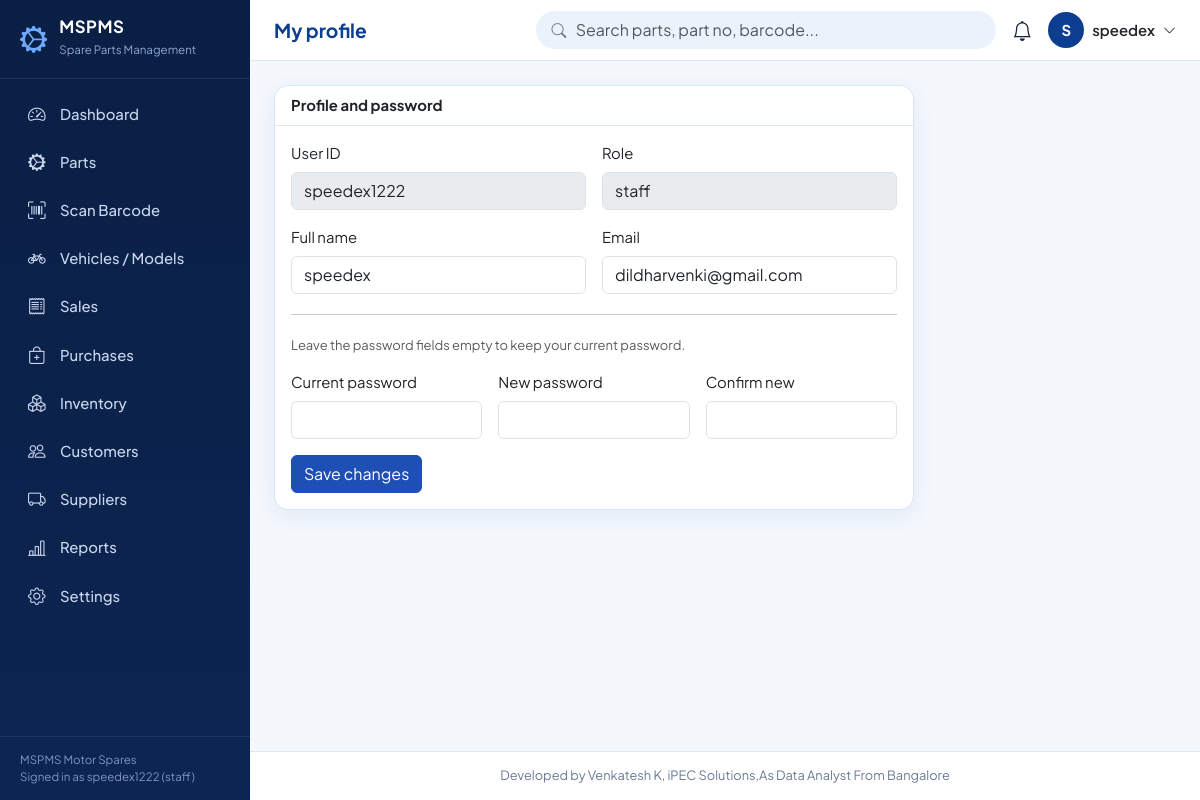
Screenshot of /profile (signed in) with the database file from the repository.
### tables this page shows
CREATE TABLE settings (
    key   TEXT PRIMARY KEY,
    value TEXT
);

CREATE TABLE users (
    id            INTEGER PRIMARY KEY AUTOINCREMENT,
    username      TEXT NOT NULL UNIQUE COLLATE NOCASE CHECK (length(username) >= 3),
    password_hash TEXT NOT NULL,
    full_name     TEXT NOT NULL,
    email         TEXT,
    role          TEXT NOT NULL DEFAULT 'staff' CHECK (role IN ('admin','manager','staff')),
    active        INTEGER NOT NULL DEFAULT 1 CHECK (active IN (0,1)),
    created_at    TEXT NOT NULL DEFAULT (datetime('now','localtime'))
);

### app.py (the view, shortened to what this page needs)
@app.route("/profile", methods=["GET", "POST"])
def profile():
    return render_template("profile.html")

### app.py (called while the page is built)
def get_db():
    if "db" not in g:
        g.db = sqlite3.connect(DB_PATH)
        g.db.row_factory = sqlite3.Row
        g.db.execute("PRAGMA foreign_keys = ON")
    return g.db

def qall(sql, args=()):
    return get_db().execute(sql, args).fetchall()

def qone(sql, args=()):
    return get_db().execute(sql, args).fetchone()

def S(key, default=""):
    row = qone("SELECT value FROM settings WHERE key=?", (key,))
    return row["value"] if row and row["value"] is not None else default

@app.template_global()
def csrf_token():
    if "_csrf" not in session:
        session["_csrf"] = secrets.token_hex(16)
    return session["_csrf"]

@app.template_global()
def csrf_input():
    return Markup(f'<input type="hidden" name="csrf_token" value="{csrf_token()}">')

@app.before_request
def before_request():
    g.user = None
    if session.get("uid"):
        g.user = qone("SELECT * FROM users WHERE id=? AND active=1", (session["uid"],))
        if g.user is None:
            session.pop("uid", None)
    if request.endpoint in (None, "static"):
        return None
    if request.method == "POST":  # CSRF protection for every POST
        token = request.form.get("csrf_token") or request.headers.get("X-CSRF-Token") or ""
        if not session.get("_csrf") or not secrets.compare_digest(token, session["_csrf"]):
            abort(400)
    if g.user is None and request.endpoint not in ("login", "signup"):
        if request.path.startswith("/api/"):
            return jsonify(error="Login required"), 401
        return redirect(url_for("login", next=request.path if request.method == "GET" else None))
    return None

@app.context_processor
def inject_globals():
    ctx = dict(CREDIT=CREDIT, shop_name=S("shop_name", "MSPMS"))
    if g.get("user"):
        ctx["low_count"] = qone(f"SELECT COUNT(*) c FROM ({PARTS_SQL}) WHERE total_qty <= reorder_level")["c"]
        ctx["low_list"] = qall(f"{PARTS_SQL} WHERE COALESCE(t.q,0) <= p.reorder_level ORDER BY total_qty LIMIT 6")
    return ctx

### templates/profile.html
{% extends 'base.html' %}
{% block title %}My profile{% endblock %}
{% block content %}
<div class="card" style="max-width:640px"><div class="card-header">Profile and password</div>
<form method="post" class="card-body vstack gap-3 needs-validation" novalidate>{{ csrf_input() }}
  <div class="row g-3"><div class="col-sm-6"><label class="form-label">User ID</label><input class="form-control" value="{{ g.user.username }}" disabled></div>
    <div class="col-sm-6"><label class="form-label">Role</label><input class="form-control" value="{{ g.user.role }}" disabled></div></div>
  <div class="row g-3"><div class="col-sm-6"><label class="form-label">Full name</label><input class="form-control" name="full_name" value="{{ g.user.full_name }}" required></div>
    <div class="col-sm-6"><label class="form-label">Email</label><input type="email" class="form-control" name="email" value="{{ g.user.email or '' }}"></div></div>
  <hr class="my-1"><div class="small text-muted">Leave the password fields empty to keep your current password.</div>
  <div class="row g-3"><div class="col-sm-4"><label class="form-label">Current password</label><input type="password" class="form-control" name="current_password" autocomplete="current-password"></div>
    <div class="col-sm-4"><label class="form-label">New password</label><input type="password" class="form-control" name="new_password" minlength="6" autocomplete="new-password"></div>
    <div class="col-sm-4"><label class="form-label">Confirm new</label><input type="password" class="form-control" name="confirm" autocomplete="new-password"></div></div>
  <div><button class="btn btn-primary">Save changes</button></div>
</form></div>
{% endblock %}

### templates/base.html (shortened to what this page needs)
<!doctype html>
<html lang="en">
<head>
  <link href="https://cdn.jsdelivr.net/npm/bootstrap@5.3.3/dist/css/bootstrap.min.css" rel="stylesheet">
  <link href="https://cdn.jsdelivr.net/npm/bootstrap-icons@1.11.3/font/bootstrap-icons.min.css" rel="stylesheet">
  <link href="{{ url_for('static', filename='css/style.css') }}" rel="stylesheet">
</head>
<body>
{% set nav = [
  ('/', 'Dashboard', 'speedometer2'), ('/parts', 'Parts', 'gear-wide-connected'), ('/scan', 'Scan Barcode', 'upc-scan'),
  ('/bikes', 'Vehicles / Models', 'bicycle'), ('/sales', 'Sales', 'receipt'), ('/purchases', 'Purchases', 'bag-plus'),
  ('/inventory', 'Inventory', 'boxes'), ('/customers', 'Customers', 'people'), ('/suppliers', 'Suppliers', 'truck'),
  ('/reports', 'Reports', 'bar-chart-line'), ('/settings', 'Settings', 'gear')] %}
<aside class="sidebar" id="sidebar" aria-label="Main navigation">
  <div class="brand"><i class="bi bi-gear-wide-connected"></i><div><b>MSPMS</b><small>Spare Parts Management</small></div></div>
  <nav>
    {% for href, label, icon in nav %}
    <a href="{{ href }}" class="{{ 'active' if (request.path == '/' if href == '/' else request.path.startswith(href)) }}"><i class="bi bi-{{ icon }}"></i>{{ label }}</a>
    {% endfor %}
  </nav>
  <div class="side-foot">{{ shop_name }}<br>Signed in as {{ g.user.username }} ({{ g.user.role }})</div>
</aside>
<div class="main">
  <header class="topbar no-print">
    <h1 class="page-title">{% block page_title %}{{ self.title() }}{% endblock %}</h1>
    <div class="gsearch d-none d-sm-block">
      <i class="bi bi-search"></i>
      <form action="{{ url_for('parts_list') }}" method="get" autocomplete="off">
        <input class="form-control" id="globalSearch" name="q" placeholder="Search parts, part no, barcode..." aria-label="Search parts">
      </form>
    </div>
    <div class="dropdown ms-auto ms-sm-0">
      <a href="#" class="bell" data-bs-toggle="dropdown" aria-label="Notifications"><i class="bi bi-bell"></i>
        {% if low_count %}<span class="badge rounded-pill bg-danger">{{ low_count }}</span>{% endif %}</a>
    </div>
    <div class="dropdown">
      <a href="#" class="d-flex align-items-center gap-2 text-decoration-none text-dark" data-bs-toggle="dropdown" aria-label="User menu">
        <span class="avatar">{{ g.user.full_name[:1]|upper }}</span><span class="d-none d-md-inline fw-semibold">{{ g.user.full_name }}</span><i class="bi bi-chevron-down small"></i></a>
    </div>
  </header>
  <main class="content">
    {% block content %}{% endblock %}
  </main>
  <footer class="app-footer">{{ CREDIT }}</footer>
</div>
</body>
</html>

### static/css/style.css (style rules this page uses)
:root { --navy:#0A1F44; --royal:#0B3D91; --blue:#1E4FB5; --panel:#EAF2FB; --bg:#F4F8FD; --ink:#16233b; --muted:#6b7a93; --line:#dbe5f3; --ok:#12805c; --warn:#b7791f; --bad:#c0392b; --radius:14px; --shadow:0 6px 22px rgba(11,61,145,.08); --bs-primary:#1E4FB5; --bs-primary-rgb:30,79,181; --bs-body-font-family:'Plus Jakarta Sans',system-ui,-apple-system,'Segoe UI',Roboto,sans-serif; }
body { background:var(--bg);color:var(--ink);font-size:.93rem }
a { color:var(--blue) }
.btn-primary { --bs-btn-bg:var(--blue);--bs-btn-border-color:var(--blue);--bs-btn-hover-bg:var(--royal);--bs-btn-hover-border-color:var(--royal);--bs-btn-active-bg:var(--royal);--bs-btn-disabled-bg:var(--blue) }
.sidebar { position:fixed;inset:0 auto 0 0;width:250px;background:linear-gradient(180deg,var(--navy) 0%,#0c2552 100%);color:#c9d6ee;z-index:1040;display:flex;flex-direction:column;transition:transform .25s ease }
.sidebar .brand { display:flex;gap:.75rem;align-items:center;padding:1.15rem 1.25rem;border-bottom:1px solid rgba(255,255,255,.08);color:#fff }
.sidebar .brand i { font-size:1.7rem;color:#6ea8ff }
.sidebar .brand b { display:block;letter-spacing:.5px;font-size:1.05rem;line-height:1.1 }
.sidebar .brand small { color:#8fa6d1;font-size:.72rem }
.sidebar nav { padding:.75rem;overflow-y:auto;flex:1 }
.sidebar nav a { display:flex;align-items:center;gap:.8rem;padding:.62rem .9rem;border-radius:10px;color:#c9d6ee;text-decoration:none;margin-bottom:2px;font-weight:500 }
.sidebar nav a i { font-size:1.1rem;width:1.3rem;text-align:center }
.sidebar .side-foot { padding:.9rem 1.25rem;font-size:.72rem;color:#7f95c0;border-top:1px solid rgba(255,255,255,.08) }
.main { margin-left:250px;min-height:100vh;display:flex;flex-direction:column }
.topbar { position:sticky;top:0;z-index:1020;background:#fff;border-bottom:1px solid var(--line);padding:.7rem 1.5rem;display:flex;align-items:center;gap:1rem }
.page-title { font-size:1.2rem;font-weight:700;margin:0;color:var(--royal);white-space:nowrap }
.gsearch { position:relative;flex:1;max-width:460px;margin-left:auto }
.gsearch input { border-radius:30px;padding-left:2.4rem;background:var(--panel);border-color:transparent }
.gsearch>i { position:absolute;left:.95rem;top:50%;transform:translateY(-50%);color:var(--muted) }
.bell { position:relative;color:var(--ink);font-size:1.25rem }
.avatar { width:36px;height:36px;border-radius:50%;background:var(--royal);color:#fff;display:inline-flex;align-items:center;justify-content:center;font-weight:700 }
.content { padding:1.5rem;flex:1 }
.app-footer { padding:.9rem 1.5rem;text-align:center;color:var(--muted);font-size:.8rem;border-top:1px solid var(--line);background:#fff }
.card { border:1px solid var(--line);border-radius:var(--radius);box-shadow:var(--shadow) }
.card-header { background:#fff;border-bottom:1px solid var(--line);font-weight:700;border-radius:var(--radius) var(--radius) 0 0!important;display:flex;align-items:center;justify-content:space-between;gap:.5rem }

### rows the page displays
settings: value "MSPMS Motor Spares"
users: user.username "speedex1222", user.role "staff", user "S", user.full_name "speedex", full_name "speedex", email "dildharvenki@gmail.com"

### other values shown
{{ label }} "Dashboard" "Parts" "Scan Barcode" "Vehicles / Models" "Sales" "Purchases" "Inventory" "Customers" "Suppliers" "Reports" "Settings"
{{ CREDIT }} "Developed by Venkatesh K, iPEC Solutions,As Data Analyst From Bangalore"
